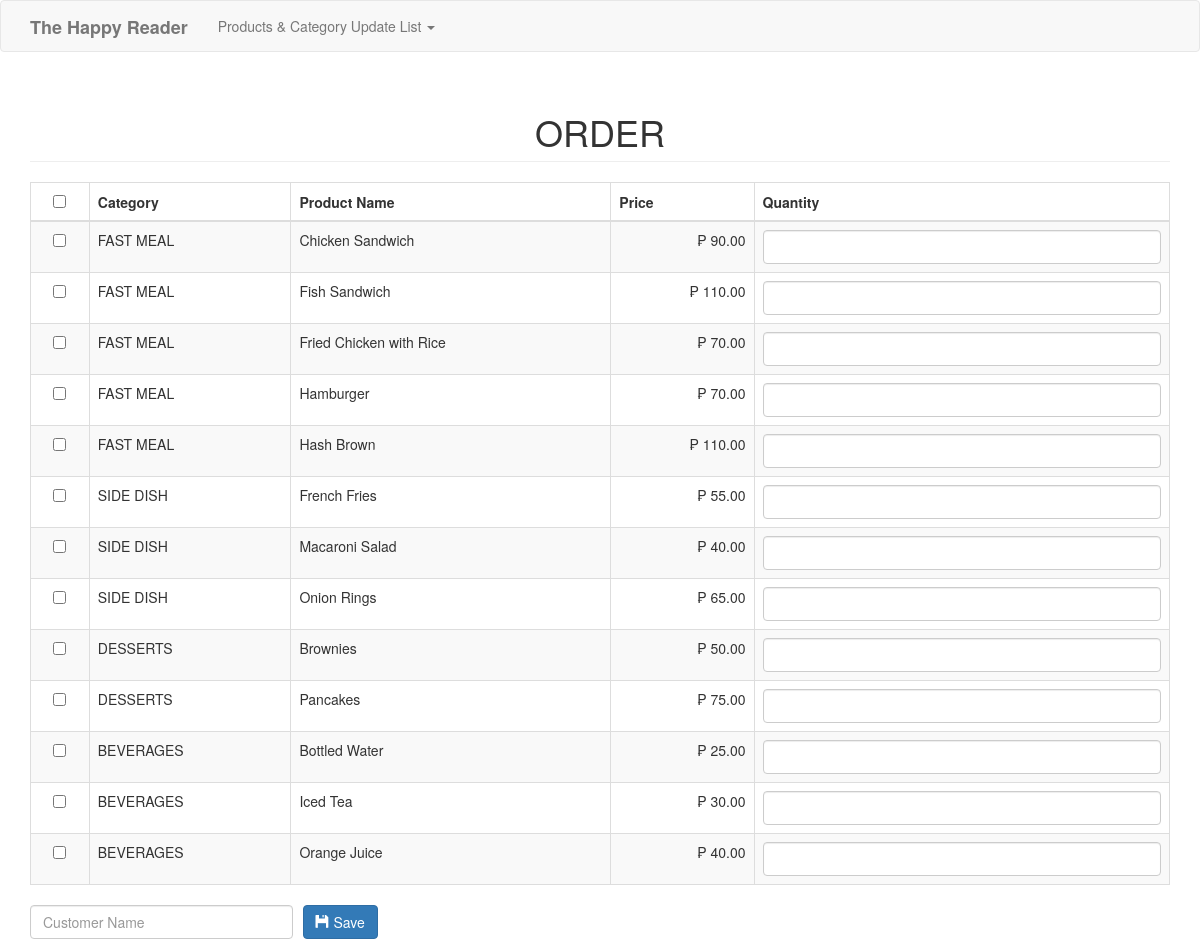
The app's page /order.php with its own data.
### tables this page shows
CREATE TABLE `product` (
  `productid` int(11) NOT NULL,
  `categoryid` int(1) NOT NULL,
  `productname` varchar(30) NOT NULL,
  `price` double NOT NULL,
  `photo` varchar(150) NOT NULL
);

CREATE TABLE `category` (
  `categoryid` int(11) NOT NULL,
  `catname` varchar(30) NOT NULL
);

### order.php (the view, shortened to what this page needs)
<?php include('header.php'); ?>
<body>
<?php include('navbar.php'); ?>
<div class="container">
	<h1 class="page-header text-center">ORDER</h1>
	<form method="POST" action="purchase.php">
		<table class="table table-striped table-bordered">
			<thead>
				<th class="text-center"><input type="checkbox" id="checkAll"></th>
				<th>Category</th>
				<th>Product Name</th>
				<th>Price</th>
				<th>Quantity</th>
			</thead>
			<tbody>
				<?php
					$sql="select * from product left join category on category.categoryid=product.categoryid order by product.categoryid asc, productname asc";
					$query=$conn->query($sql);
					$iterate=0;
					while($row=$query->fetch_array()){
						?>
						<tr>
							<td class="text-center"><input type="checkbox" value="<?php echo $row['productid']; ?>||<?php echo $iterate; ?>" name="productid[]" style=""></td>
							<td><?php echo $row['catname']; ?></td>
							<td><?php echo $row['productname']; ?></td>
							<td class="text-right">&#x20B1; <?php echo number_format($row['price'], 2); ?></td>
							<td><input type="text" class="form-control" name="quantity_<?php echo $iterate; ?>"></td>
						</tr>
						<?php
						$iterate++;
					}
				?>
			</tbody>
		</table>
		<div class="row">
			<div class="col-md-3">
				<input type="text" name="customer" class="form-control" placeholder="Customer Name" required>
			</div>
			<div class="col-md-2" style="margin-left:-20px;">
				<button type="submit" class="btn btn-primary"><span class="glyphicon glyphicon-floppy-disk"></span> Save</button>
			</div>
		</div>
	</form>
</div>
</body>
</html>

### header.php (shortened to what this page needs)
<!DOCTYPE html>
<html>
<head>
	<link rel="stylesheet" href="https://maxcdn.bootstrapcdn.com/bootstrap/3.3.7/css/bootstrap.min.css">
</head>

### navbar.php (shortened to what this page needs)
<nav class="navbar navbar-default">
  <div class="container">
    <div class="navbar-header">
      <a class="navbar-brand" href="index.php"><b>The Happy Reader</b></a>
    </div>
    <div class="collapse navbar-collapse" id="bs-example-navbar-collapse-1">
      <ul class="nav navbar-nav">
        <li>
          <a href="#" class="dropdown-toggle" data-toggle="dropdown" role="button" aria-haspopup="true" aria-expanded="false">Products & Category Update List <span class="caret"></span></a>
        </li>
      </ul>
    </div>
  </div>
</nav>

### records on screen
product: categoryid.catname "FAST MEAL", productname "Chicken Sandwich", price "90.00"
product: categoryid.catname "FAST MEAL", productname "Fish Sandwich", price "110.00"
product: categoryid.catname "FAST MEAL", productname "Fried Chicken with Rice", price "70.00"
product: categoryid.catname "FAST MEAL", productname "Hamburger", price "70.00"
product: categoryid.catname "FAST MEAL", productname "Hash Brown", price "110.00"
product: categoryid.catname "SIDE DISH", productname "French Fries", price "55.00"
product: categoryid.catname "SIDE DISH", productname "Macaroni Salad", price "40.00"
product: categoryid.catname "SIDE DISH", productname "Onion Rings", price "65.00"
product: categoryid.catname "DESSERTS", productname "Brownies", price "50.00"
product: categoryid.catname "DESSERTS", productname "Pancakes", price "75.00"
product: categoryid.catname "BEVERAGES", productname "Bottled Water", price "25.00"
product: categoryid.catname "BEVERAGES", productname "Iced Tea", price "30.00"
product: categoryid.catname "BEVERAGES", productname "Orange Juice", price "40.00"
